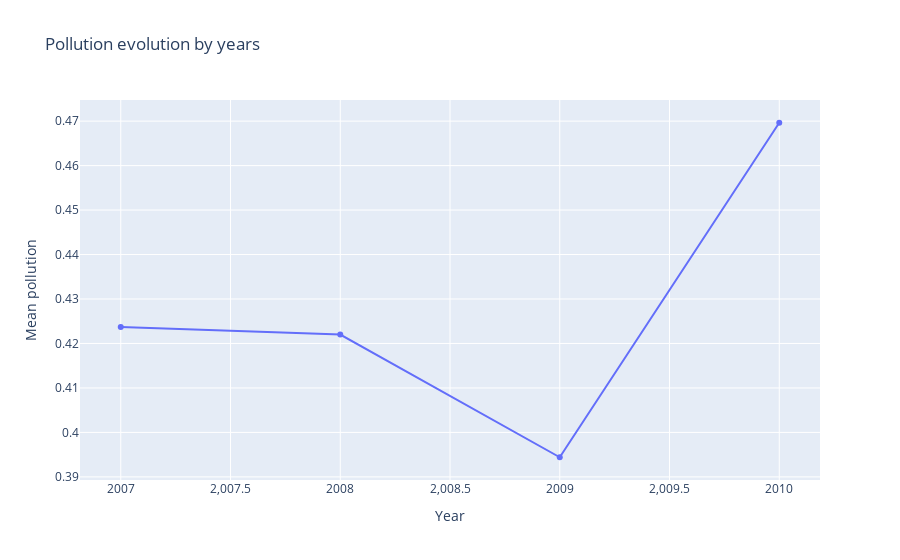
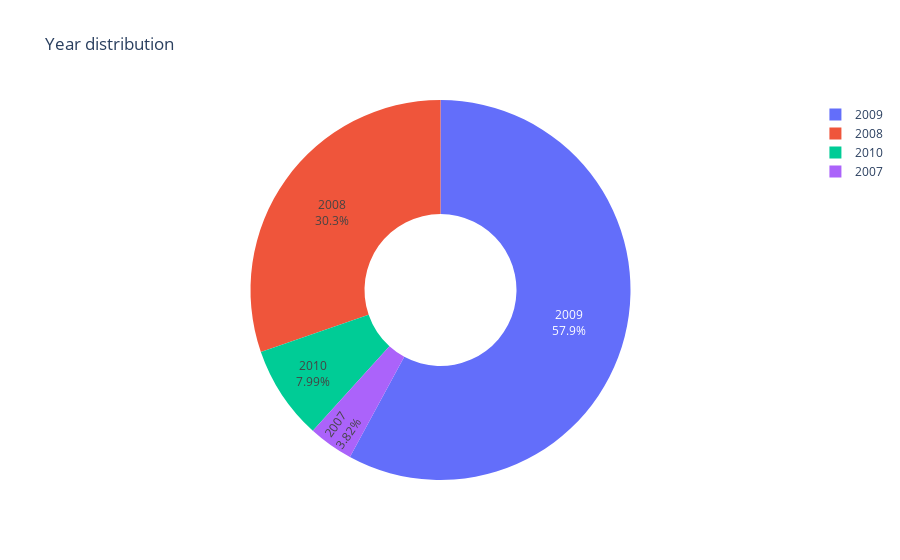

These figures' notebook cell, in order:
### Markdown cell above
### d - Average polution by years

### Code cell
average_pollution_by_year = df.groupby('year')['polution'].mean().reset_index()

fig = px.line(average_pollution_by_year, x='year', y='polution', 
              title='Pollution evolution by years', markers=True)

fig.update_layout(xaxis_title='Year', yaxis_title='Mean pollution', showlegend=False)

fig.show()

year_counts = df['year'].value_counts().reset_index()
year_counts.columns = ['Year', 'Count']

fig = px.pie(year_counts, values='Count', names='Year', 
             title='Year distribution', hole=0.4)

fig.update_traces(textposition='inside', textinfo='percent+label')

fig.show()

### Figure 1 — Plotly figure (JSON) as saved in the notebook; plotly's stock layout.template omitted (floating-point values rounded to 4 significant figures)
{"data": [{"hovertemplate": "year=%{x}<br>polution=%{y}<extra></extra>", "legendgroup": "", "line": {"color": "#636efa", "dash": "solid"}, "marker": {"symbol": "circle"}, "mode": "markers+lines", "name": "", "orientation": "v", "showlegend": false, "type": "scatter", "x": [2007, 2008, 2009, 2010], "xaxis": "x", "y": [0.4237, 0.422, 0.3944, 0.4696], "yaxis": "y"}], "layout": {"legend": {"tracegroupgap": 0}, "showlegend": false, "title": {"text": "Pollution evolution by years"}, "xaxis": {"anchor": "y", "domain": [0, 1], "title": {"text": "Year"}}, "yaxis": {"anchor": "x", "domain": [0, 1], "title": {"text": "Mean pollution"}}}}

### Figure 2 — Plotly figure (JSON) as saved in the notebook; plotly's stock layout.template omitted (floating-point values rounded to 4 significant figures)
{"data": [{"domain": {"x": [0, 1], "y": [0, 1]}, "hole": 0.4, "hovertemplate": "Year=%{label}<br>Count=%{value}<extra></extra>", "labels": [2009, 2008, 2010, 2007], "legendgroup": "", "name": "", "showlegend": true, "textinfo": "percent+label", "textposition": "inside", "type": "pie", "values": [1790, 936, 247, 118]}], "layout": {"legend": {"tracegroupgap": 0}, "title": {"text": "Year distribution"}}}
